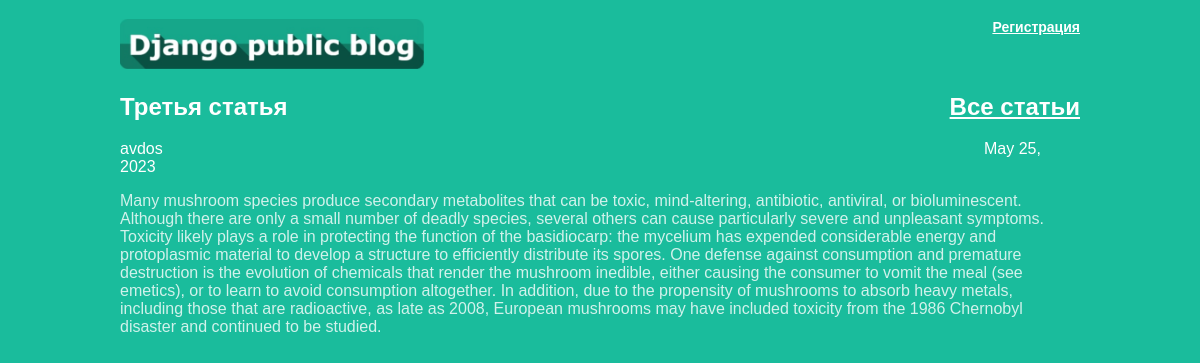
Page /article/3 on the committed database.
### articles/models.py (models this page shows, shortened)
class Article(models.Model):
    title = models.CharField(max_length=200)
    author = models.ForeignKey(User, on_delete=models.CASCADE)
    text = models.TextField()
    created_date = models.DateField(auto_now_add=True)
    def get_excerpt2(self):
        return self.text

### articles/views.py (the view)
# urls.py: re_path(r'^article/(?P<article_id>\d+)$', views.get_article, name='get_article'),
def get_article(request, article_id):
    try:
        post = Article.objects.get(id=article_id)
        return render(request, 'article.html', {"post": post})
    except Article.DoesNotExist:
        raise Http404

### articles/templates/article.html (shortened to what this page needs)
<!DOCTYPE html>
<html>
    <head>
	<link rel="stylesheet" href="{{ STATIC_URL }}/static/article.css">
	<div class="head1">
	{% if not request.user.is_authenticated %}
	<h4> <a href="../user/new/">Регистрация</a>
	{% endif %}
	</h4>
	</div>
	</head>
    	<body>
            <div class="header">
                <img src="{{ STATIC_URL }}/static/1.jpg">
		<h2> <a href="../posts/">Все статьи</a>
		</h2>
            </div>
    	    <div class="one-post">
                <h2 class="post-title">{{ post.title }}
                </h2>
                <div class="article-info">
                    <div class="article-author">{{ post.author.username }}
	                </div>
                    <div class="article-created-date">{{ post.created_date }}
	                </div>
                </div>
                <p class="article-text">{{ post.get_excerpt2 }}
	        </p>
            </div>
    </body>
</html>

### articles/static/article.css (style rules this page uses)
body { background: #1abc9c; font-family: Tahoma, Arial, sans-serif; color: #333; color: #ffffff; }
p, h4 { font-size: 16px; margin-bottom: 0; color: #fffc; }
h4 { font-size: 14px; }
img { height: 50px; width: auto; }
.head1 a { color: #ffffff; }
.header a { color: #ffffff; }
.header a { float: right; }
.head1 a { float: right; }
.header { display: block; width: 960px; margin-left: auto; margin-right: auto; }
.head1 { display: block; width: 960px; margin-left: auto; margin-right: auto; }
.article-author { width: 90%; float: left; }
.one-post { width: 960px; margin-left: auto; margin-right: auto; }
.header img { display: auto; width: auto; margin-left: auto; margin-right: auto; }

### rows in the picture
Article: title "Третья статья", author.username "avdos", created_date "May 25, 2023", get_excerpt2 "Many mushroom species produce secondary metabolites that can be toxic, mind-altering, antibiotic, antiviral, or bioluminescent. Although there are only a small number of deadly species, several others can cause particularly severe and unpleasant symptoms. Toxicity likely plays a role in protecting the function of the basidiocarp: the mycelium has expended considerable energy and protoplasmic material to develop a structure to efficiently distribute its spores. One defense against consumption and premature destruction is the evolution of chemicals that render the mushroom inedible, either causing the consumer to vomit the meal (see emetics), or to learn to avoid consumption altogether. In…"
